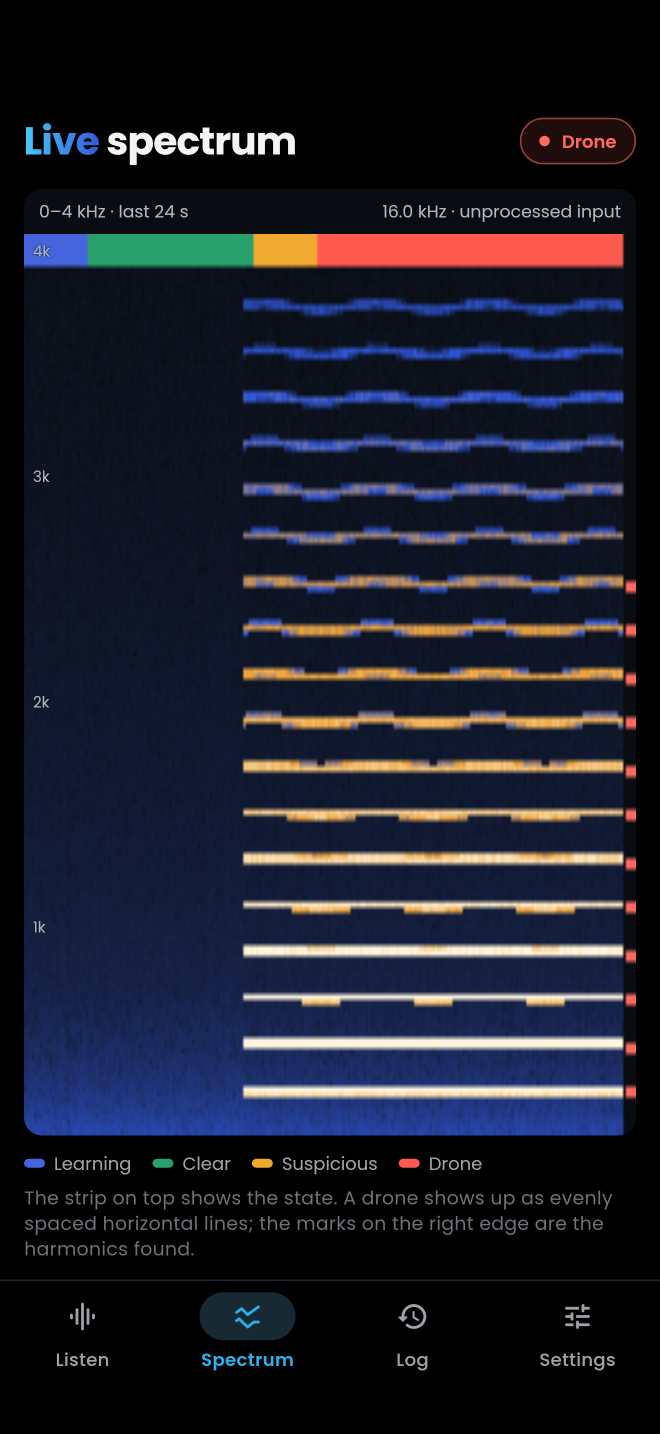
#> input picture store/app_store/screenshots/iphone_2_spectrum.png, 1320 x 2868 px, found by its file name (shown at 1/2 size); its folder holds 7 pictures in this run
$ python make_store_banners.py ../store/app_store/screenshots/ipad_1_landscape.png ../store/app_store/screenshots/ipad_2_spectrum.png
#> lines starting #> are read from the running program, lines starting #| are printed output that depends on the picture; after the words box and inside, x2 and y2 are one past the last pixel; in counts of white or black regions, pixels touching at a corner belong together
"""App Store 'Header' (3840x1646) and 'Search Results' (3840x2560) assets from the raw screenshots."""
import sys
from pathlib import Path
from PIL import Image, ImageDraw, ImageFilter, ImageFont

REPO = Path(sys.argv[1]); OUT = Path(sys.argv[2]); OUT.mkdir(parents=True, exist_ok=True)
SRC = REPO / 'store/app_store/screenshots'; FONTS = REPO / 'assets/fonts'
INK, MUTED, LINE = (244, 244, 245), (161, 161, 170), (38, 38, 46)
G1, G2 = (0x47, 0xC9, 0xF9), (0x32, 0x5B, 0xDA)
GLOW = (0x1F, 0x7F, 0xE0)

def font(n, s): return ImageFont.truetype(str(FONTS / f'Poppins-{n}.ttf'), s)

def grad_text(c, xy, text, f):
    l, t, r, b = f.getbbox(text); w, h = r - l, b - t
    m = Image.new('L', (w, h)); ImageDraw.Draw(m).text((-l, -t), text, font=f, fill=255)
    g = Image.new('RGB', (w, h)); gd = ImageDraw.Draw(g)
    for x in range(w):
        k = x / max(1, w - 1); gd.line([(x, 0), (x, h)], fill=tuple(round(a + (bb - a) * k) for a, bb in zip(G1, G2)))
    c.paste(g, (xy[0] + l, xy[1] + t), m)

def phone(shot, h):
    im = Image.open(SRC / shot).convert('RGB'); k = h / im.height
    im = im.resize((int(im.width * k), h), Image.LANCZOS)
    r = int(im.width * 0.11)
    m = Image.new('L', im.size); ImageDraw.Draw(m).rounded_rectangle([0, 0, im.width - 1, im.height - 1], r, fill=255)
    bez = int(h * 0.014)
    body = Image.new('RGBA', (im.width + 2 * bez, im.height + 2 * bez), (0, 0, 0, 0))
    ImageDraw.Draw(body).rounded_rectangle([0, 0, body.width - 1, body.height - 1], r + bez, fill=(20, 20, 24, 255), outline=(70, 70, 82, 255), width=max(3, bez // 3))
    body.paste(im, (bez, bez), m)
    return body

def background(W, H):
#> called with W = 3840, H = 1646
    c = Image.new('RGB', (W, H), (0, 0, 0))
#> c: PIL image 3840x1646 RGB; every value is 0
    glow = Image.new('RGB', (W, H), (0, 0, 0)); d = ImageDraw.Draw(glow)
    d.ellipse([W * 0.45, -H * 0.4, W * 1.25, H * 1.1], fill=tuple(int(v * 0.35) for v in GLOW))
    d.ellipse([-W * 0.25, H * 0.55, W * 0.45, H * 1.6], fill=tuple(int(v * 0.18) for v in GLOW))
    return Image.blend(c, glow.filter(ImageFilter.GaussianBlur(W // 10)), 1.0)

def chips(c, x, y, items, size, maxw):
    d = ImageDraw.Draw(c); f = font('Medium', size); pad = int(size * 0.7); gap = int(size * 0.55); cx, cy = x, y
    h = int(size * 2.2)
    for it in items:
        w = int(d.textlength(it, font=f)) + 2 * pad
        if cx + w > x + maxw: cx = x; cy += h + gap
        d.rounded_rectangle([cx, cy, cx + w, cy + h], h // 2, fill=(14, 22, 34), outline=(40, 90, 150), width=max(2, size // 18))
        d.text((cx + pad, cy + (h - size * 1.25) / 2), it, font=f, fill=INK)
        cx += w + gap
    return cy + h

FEATURES = ['Live FFT spectrum', 'On-device AI (YAMNet)', 'Rotor speed (RPM)', 'SOS alerts in background',
            'Nothing recorded', '27 languages']

def make(W, H, name, phones, title_size, sub_size, chip_size):
    c = background(W, H); d = ImageDraw.Draw(c)
    left = int(W * 0.055); textw = int(W * 0.44)
    ft, fs = font('ExtraBold', title_size), font('Regular', sub_size)
    lines = [('Hear drones', True), ('before you see them', False)]
    block_h = len(lines) * int(title_size * 1.15) + int(sub_size * 1.6) * 2 + int(chip_size * 2.2) * 2 + int(H * 0.08)
    y = (H - block_h) // 2
    for t, g in lines:
        (grad_text(c, (left, y), t, ft) if g else d.text((left, y), t, font=ft, fill=INK)); y += int(title_size * 1.15)
#> after the loop, y = 736
    y += int(sub_size * 0.5)
#> y = 765
    for s in ['Acoustic drone detection on your iPhone and iPad.', 'Everything runs on the device.']:
        d.text((left, y), s, font=fs, fill=MUTED); y += int(sub_size * 1.45)
#> this loop made 2 passes
#> y on passes 1 to 2: 849, 933
#> after the loop, y = 933
    y += int(sub_size * 0.9)
#> y = 985
    chips(c, left, y, FEATURES, chip_size, textw)
#> in chips, `cx, cy = (x, y)`: cx = 211; cy = 985
#> the loop in chips, `for it in items:` made 6 passes
#> (w, cy, cx) on pass 4: (646, 1111, 882)
#> (w, cx) on passes 1, 2, 3, 5, 6: (485, 721), (583, 1329), (490, 1844), (463, 1370), (375, 1770)
#> after the loop in chips, `for it in items:`: cx = 1770; cy = 1111
    # phones on the right: size them so all fit inside the right area
    area_x0, area_x1 = int(W * 0.53), int(W * 0.97)
    ar = Image.open(SRC / phones[0]).width / Image.open(SRC / phones[0]).height
#> ar = 0.46
    n = len(phones); overlap = 0.80
    ph = int(min(H * 0.84, (area_x1 - area_x0) / (ar * 1.03 * (1 + (n - 1) * overlap))))
#> ph = 1370
    imgs = [phone(p, ph) for p in phones]
#> in phone, `k = h / im.height`: k = 0.478
#> in phone, `m = Image.new('L', im.size)`: m: PIL image 630x1370 L; every value is 0
#> in phone, `ImageDraw.Draw(m).rounded_rectangle([0, 0, im.width - 1, im.height - 1`:
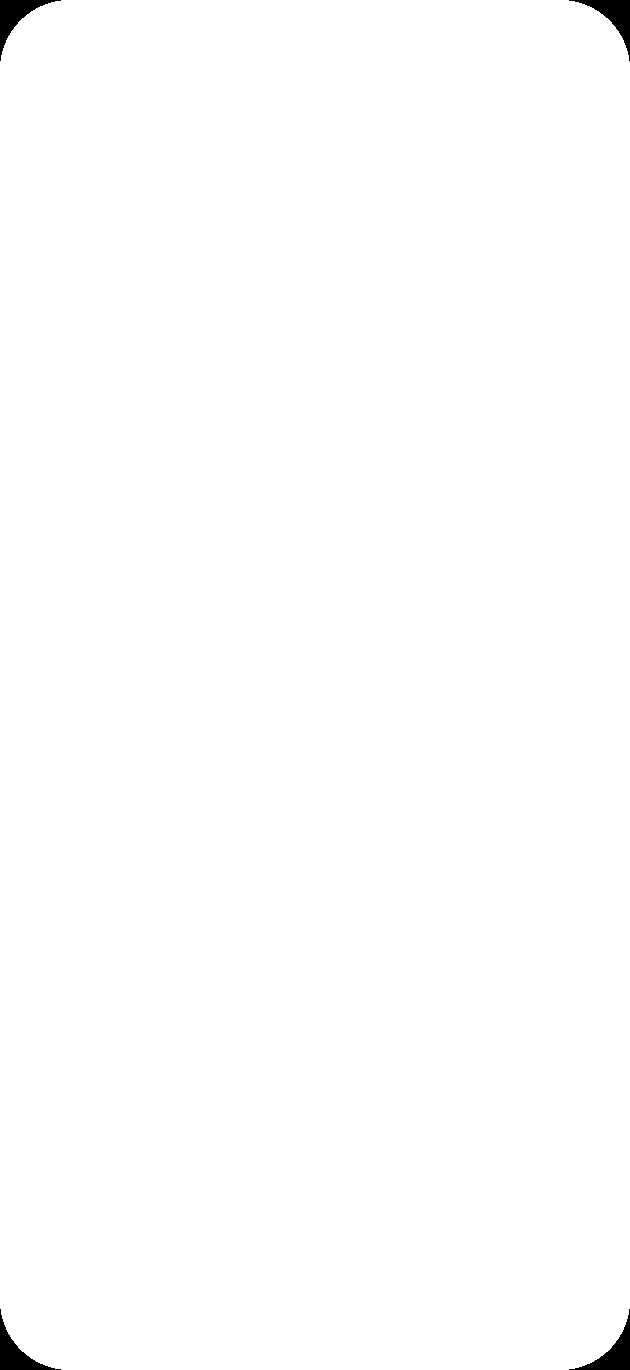
#> m: PIL image 630x1370 L; 99.5% white; 4 black regions, box (x1, y1, x2, y2) and area: (0, 0, 61, 61) 1040, (569, 0, 630, 61) 1040, (0, 1309, 61, 1370) 1040, (569, 1309, 630, 1370) 1040
#> in phone, `bez = int(h * 0.014)`: bez = 19
#> in phone, `body = Image.new('RGBA', (im.width + 2 * bez, im.height + 2 * bez), (0..`: body: PIL image 668x1408 RGBA; every value is 0
#> call 2 of phone, with shot = 'iphone_1_drone.png', h = 1370
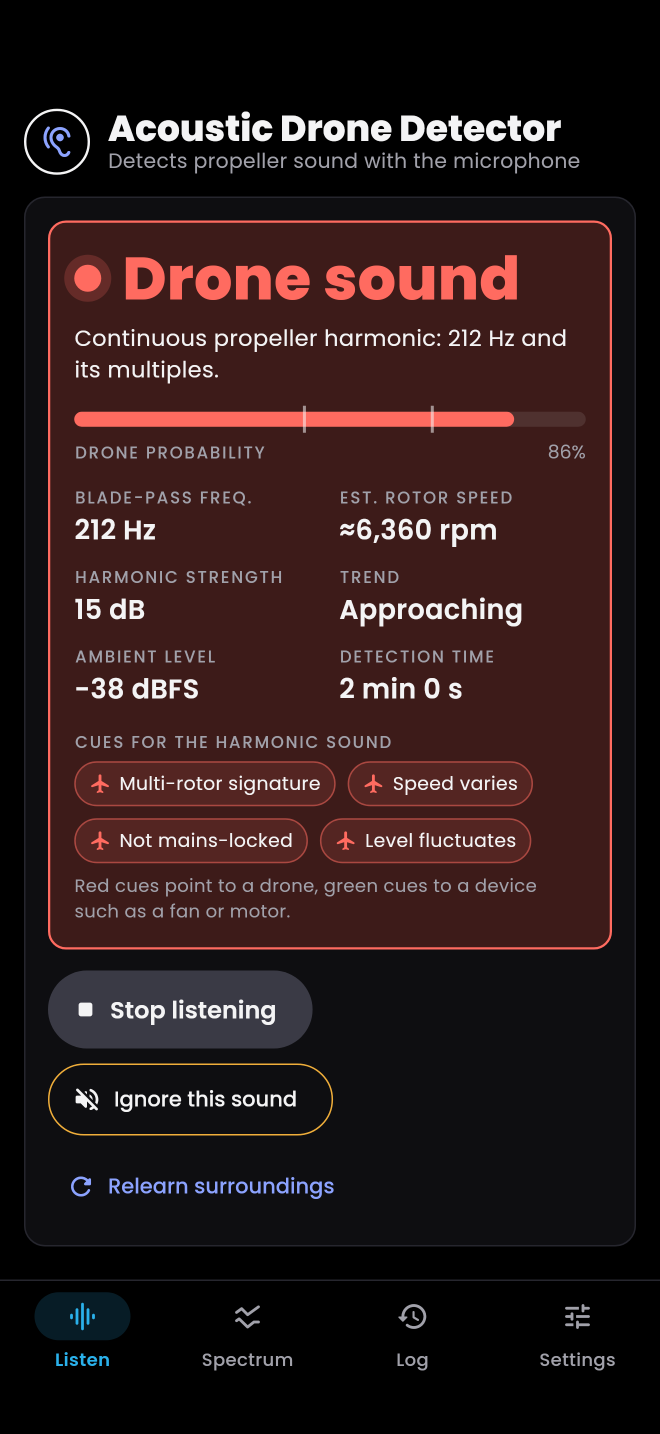
#> input picture store/app_store/screenshots/iphone_1_drone.png, 1320 x 2868 px, found by its file name (shown at 1/2 size)
#> call 3 of phone, with shot = 'iphone_4_log.png', h = 1370
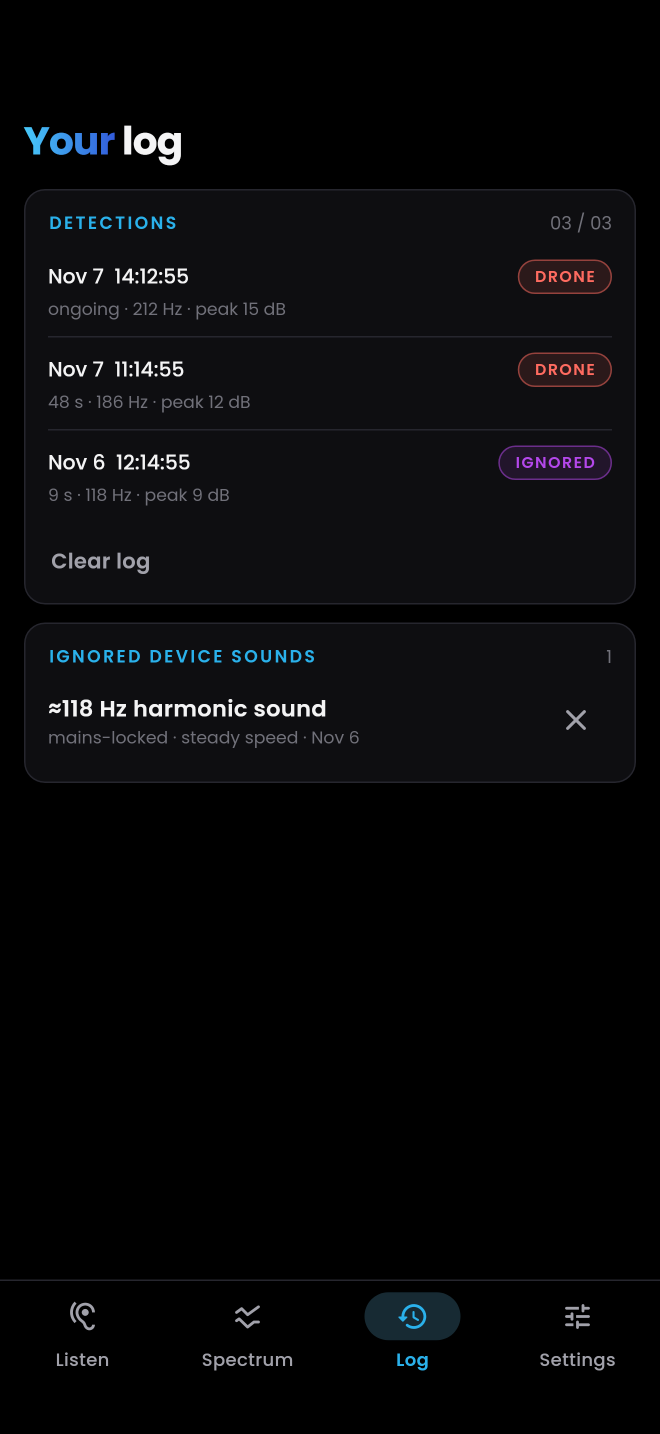
#> input picture store/app_store/screenshots/iphone_4_log.png, 1320 x 2868 px, found by its file name (shown at 1/2 size)
#> imgs = 3 items
    step = int(imgs[0].width * overlap)
#> step = 534
    total = imgs[0].width + step * (n - 1)
#> total = 1736
    base_x = area_x0 + ((area_x1 - area_x0) - total) // 2
#> base_x = 2011
    order = list(range(n)); mid = n // 2
    order = [i for i in order if i != mid] + [mid]  # middle phone on top
    for i in order:
        im = imgs[i]
        top = (H - im.height) // 2 + (0 if i == mid else int(H * 0.035))
        x = base_x + i * step
        shadow = Image.new('L', (W, H)); ImageDraw.Draw(shadow).rounded_rectangle([x, top, x + im.width, top + im.height], im.width // 8, fill=170)
        c.paste((0, 0, 0), (0, 0), shadow.filter(ImageFilter.GaussianBlur(W // 140)))
        c.paste(im, (x, top), im)
#> shadow: PIL image 3840x1646 L; values 0 (black) and 170 (white), 14.8% white; 1 white region, box (x1, y1, x2, y2) and area: (2545, 119, 3214, 1528) 936601
    c.save(OUT / name, optimize=True)
    print(name, c.size)
#| header_3840x1646.png (3840, 1646)

make(3840, 1646, 'header_3840x1646.png', ['iphone_2_spectrum.png', 'iphone_1_drone.png', 'iphone_4_log.png'], 150, 58, 46)
make(3840, 2560, 'search_3840x2560.png', ['iphone_2_spectrum.png', 'iphone_1_drone.png', 'iphone_4_log.png'], 168, 64, 54)
#> call 2 of make, with W = 3840, H = 2560, name = 'search_3840x2560.png', title_size = 168, sub_size = 64, chip_size = 54
#> call 2 of background, with W = 3840, H = 2560
#> in background (call 2), `c = Image.new('RGB', (W, H), (0, 0, 0))`: c: PIL image 3840x2560 RGB; every value is 0
#> in background (call 2), `return Image.blend(c, glow.filter(ImageFilter.GaussianBlur(W // 10)), ..`:
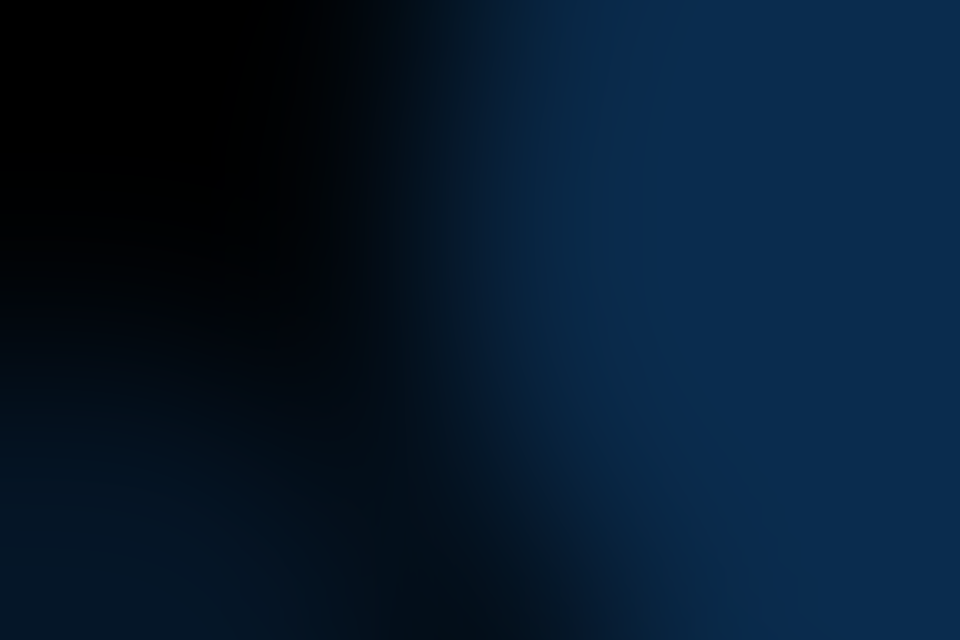
#> returned value: PIL image 3840x2560 RGB (shown at 1/4 size); mean R, G, B 5.9, 25.8, 45.8
#> after the loop in make (call 2), `for t, g in lines:`: y = 1151
#> in make (call 2), `y += int(sub_size * 0.5)`: y = 1183
#> the loop in make (call 2), `for s in ['Acoustic drone detection on your iPhone and iPad.', 'Everyt..` made 2 passes
#> y on passes 1 to 2: 1275, 1367
#> after the loop in make (call 2), `for s in ['Acoustic drone detection on your iPhone and iPad.', 'Everyt..`: y = 1367
#> in make (call 2), `y += int(sub_size * 0.9)`: y = 1424
#> the loop in chips (call 2), `for it in items:` made 6 passes
#> (w, cy, cx) on passes 3, 5: (574, 1571, 814), (543, 1718, 783)
#> (w, cx) on passes 1, 2, 4, 6: (568, 808), (684, 1521), (758, 1601), (439, 1251)
#> after the loop in make (call 2), `for i in order:`:
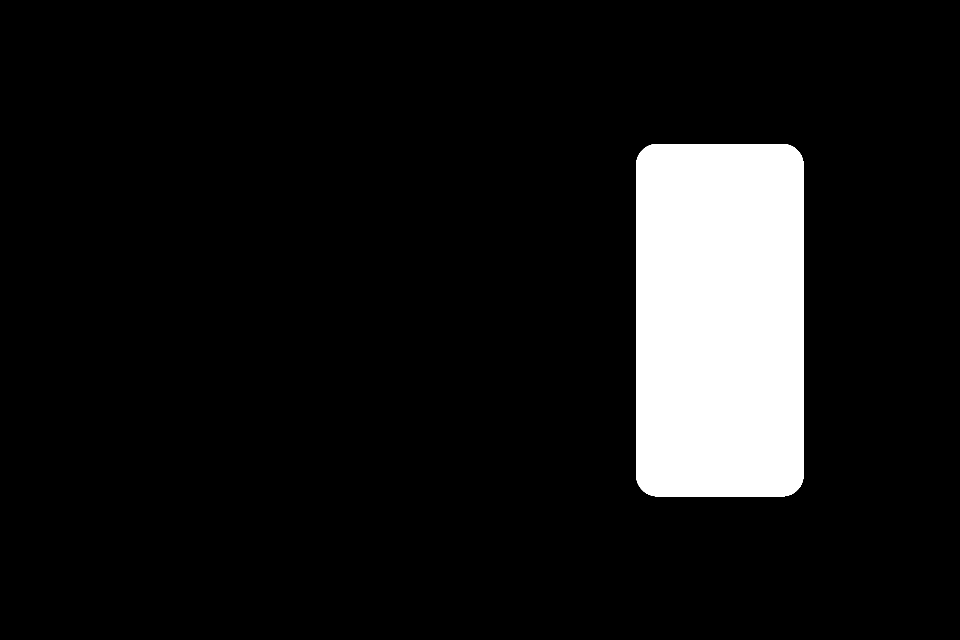
#> shadow: PIL image 3840x2560 L (shown at 1/4 size); values 0 (black) and 170 (white), 9.5% white; 1 white region, box (x1, y1, x2, y2) and area: (2545, 576, 3214, 1985) 936601
#| search_3840x2560.png (3840, 2560)
